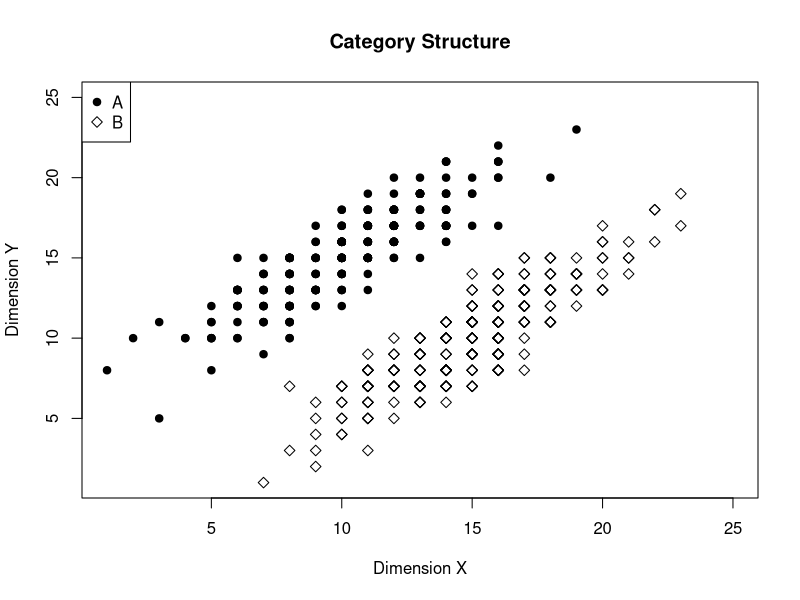
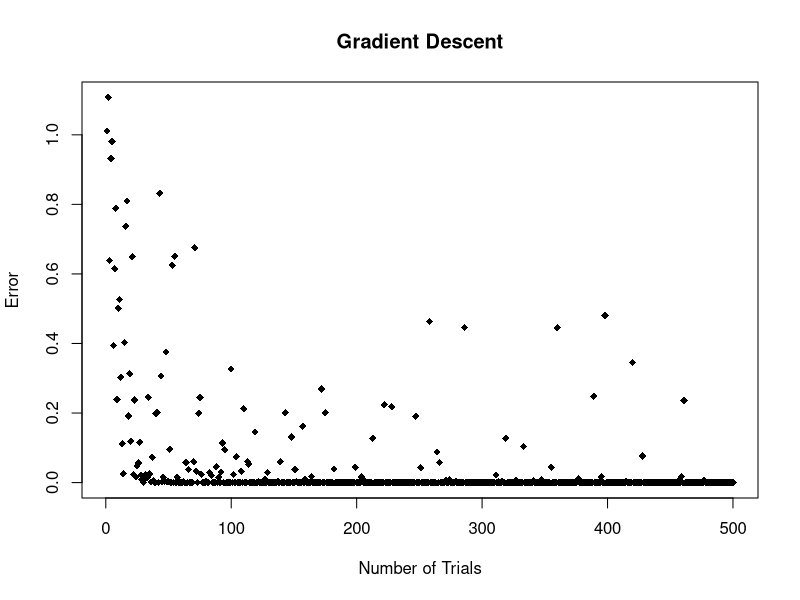
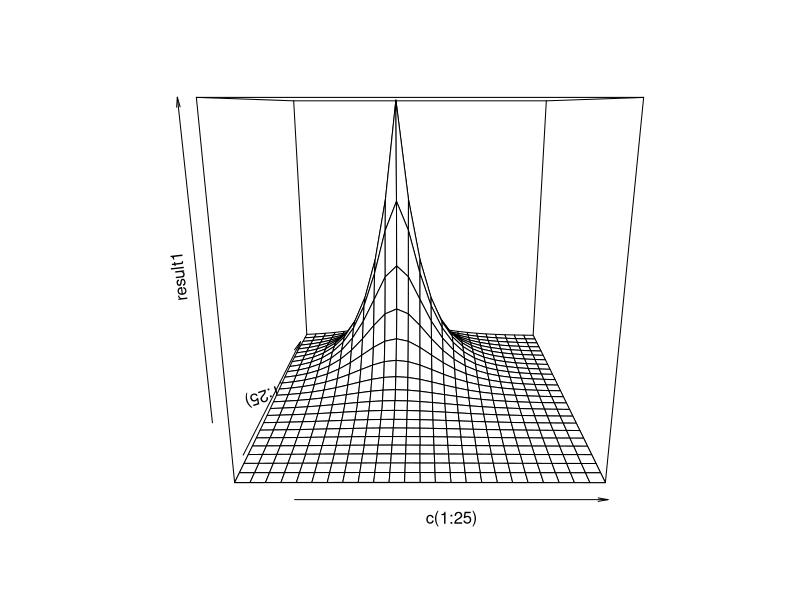

Here is the R script that generated these plots, in order:

library(MASS)

# generate stimuli
N = 250;
Stimulus_generation <- function(mu_x, mu_y, sigma_x, sigma_y, cov_xy, num){
  # generate stimulus through GRT technique
  mu = c(mu_x, mu_y)
  sigma = matrix(0, nrow = 2,ncol = 2)
  
  sigma[1,1] = sigma_x
  sigma[1,2] = cov_xy
  sigma[2,1] = cov_xy
  sigma[2,2] = sigma_y 
  
  stimuli <- MASS::mvrnorm(n=num, mu = mu, Sigma = sigma)
  return(stimuli)
}

stimuli_a = Stimulus_generation(40, 60, 167.59, 167.59, 151.26, N)
stimuli_b = Stimulus_generation(60, 40, 167.59, 167.59, 151.26, N)

# scalling input stimuli
InputScaling <- function(input){
  stimuli = round(input/4)
  stimuli[stimuli > 25] = 25
  stimuli[stimuli < 1] = 1
  return(stimuli)
}

stimuli_a <- InputScaling(stimuli_a)
stimuli_b <- InputScaling(stimuli_b)

# scatter (input)
plot(stimuli_a[,1, drop=FALSE],
     stimuli_a[,2, drop=FALSE],
     pch = 19,
     xlim = c(1,25),ylim = c(1,25),
     main = 'Category Structure',
     xlab = 'Dimension X',
     ylab = 'Dimension Y')
points(stimuli_b[,1, drop=FALSE],
       stimuli_b[,2, drop=FALSE],pch = 5)
legend('topleft',pch = c(19,5),c('A','B'))

# combine stimuli matrix and label vector, and randomise stimuli presentation order
alabel <- matrix(1,nrow = N)
blabel <- matrix(2,nrow = N)

input = matrix(0,nrow = 500, ncol = 3)

input[1:250,1:2] = stimuli_a
input[1:250,3] = alabel
input[251:500,1:2] = stimuli_b
input[251:500,3] = blabel

input <- input[sample(1:nrow(input)),]

# initialise random weights
random_weights <- function(nrow,ncol,mu,sigma){
  random_vector = mu + sigma*runif(nrow*ncol,0,1)
  temp_weights <- matrix(random_vector, nrow = nrow, ncol = ncol)
  return(temp_weights)
}

weights_a = random_weights(25,25,0.0025,0.001);
weights_b = random_weights(25,25,0.0025,0.001);

# parameter settings
sc = 0.6
phi = 6

lr_att = 0
lr_w = 0.03

param = c(sc, lr_att, lr_w, phi)

# run the model
ALCOVE <- function(weights_a,weights_b, input, param){
  
  # position in hidden layer
  m = matrix(0, nrow = 25, ncol = 25)
  x = col(m)
  y = row(m)
  
  att = c(0.5, 0.5)
  ps = matrix(0,nrow = nrow(input), ncol = 2)
  result = matrix(0,nrow = nrow(input), ncol = 2)
  
  for (i in 1:nrow(input)){
    dx = (input[i,1] - x)**2
    dy = (input[i,2] - y)**2
    
    H = exp(-param[1]*sqrt(att[1]*dx + att[2]*dy))
    
    ca = sum(weights_a*H)
    cb = sum(weights_b*H)
    
    ca[ca < -1] = -1; ca[ca > 1] = 1
    cb[cb < -1] = -1; cb[cb > 1] = 1
    
    output = c(ca,cb)
    
    ps = exp(param[4]*output)/sum(exp(param[4]*output))
    
    if (input[i,3] == 1){
      targets = c(1,-1)
    }else{
      targets = c(-1,1)
    }
    
    # Error
    Err = sum((targets - c(ca,cb))**2)/2
    result[i,] = c(ps[input[i,3]], Err)
    
    signal = c(0,0)
    # updates
    signal[1] = targets[1] - ca
    signal[2] = targets[2] - cb
    
    weights_a = weights_a + param[3]*signal[1]*H
    weights_b = weights_b + param[3]*signal[2]*H
    
    deriv_atta = signal[1]*weights_a
    deriv_attb = signal[2]*weights_b
    deriv_att = deriv_atta + deriv_attb
    
    deriv_x = sum(param[1]*deriv_att*H*sqrt(dx))
    deriv_y = sum(param[1]*deriv_att*H*sqrt(dy))
    
    att = att - param[2]*c(deriv_x, deriv_y)
    att[att < 0] = 0
  }
  return(list(H,result))
}

result <- ALCOVE(weights_a,weights_b, input, param)

# result analysis
result1 = result[[1]]
result2 = result[[2]]

p = colMeans(matrix(result2[,1,drop = FALSE],
                    nrow = 50, ncol = 10))
Err = result2[,2,drop = FALSE]

# plot results
plot(c(1:500), Err, 
     xlab = 'Number of Trials', ylab = 'Error',
     main = 'Gradient Descent', pch = 18)

persp(c(1:25),c(1:25),result1)
